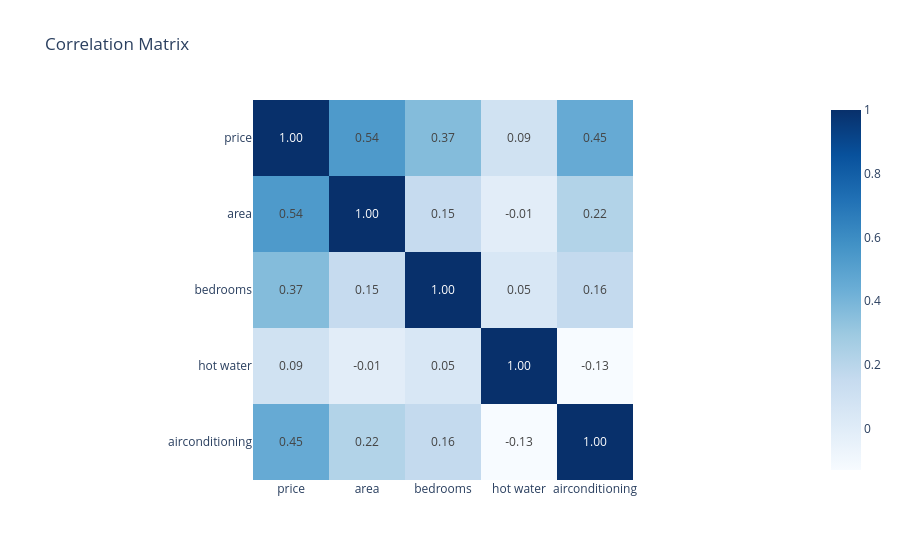

This figure's notebook cell:
### Code cell
fig = px.imshow(
    corr_matrix,
    text_auto=".2f",
    color_continuous_scale="Blues",
    title="Correlation Matrix")

fig.show()

### Figure 1 — Plotly figure (JSON) as saved in the notebook; plotly's stock layout.template omitted (floating-point values rounded to 4 significant figures)
{"data": [{"coloraxis": "coloraxis", "hovertemplate": "x: %{x}<br>y: %{y}<br>color: %{z}<extra></extra>", "name": "0", "texttemplate": "%{z:.2f}", "type": "heatmap", "x": ["price", "area", "bedrooms", "hot water", "airconditioning"], "xaxis": "x", "y": ["price", "area", "bedrooms", "hot water", "airconditioning"], "yaxis": "y", "z": [[1.0, 0.536, 0.3665, 0.09307, 0.453], [0.536, 1.0, 0.1519, -0.009229, 0.2224], [0.3665, 0.1519, 1.0, 0.04605, 0.1606], [0.09307, -0.009229, 0.04605, 1.0, -0.13], [0.453, 0.2224, 0.1606, -0.13, 1.0]]}], "layout": {"coloraxis": {"autocolorscale": false, "colorscale": [[0, "rgb(247,251,255)"], [0.125, "rgb(222,235,247)"], [0.25, "rgb(198,219,239)"], [0.375, "rgb(158,202,225)"], [0.5, "rgb(107,174,214)"], [0.625, "rgb(66,146,198)"], [0.75, "rgb(33,113,181)"], [0.875, "rgb(8,81,156)"], [1, "rgb(8,48,107)"]]}, "title": {"text": "Correlation Matrix"}, "xaxis": {"anchor": "y", "constrain": "domain", "domain": [0, 1], "scaleanchor": "y"}, "yaxis": {"anchor": "x", "autorange": "reversed", "constrain": "domain", "domain": [0, 1]}}}
